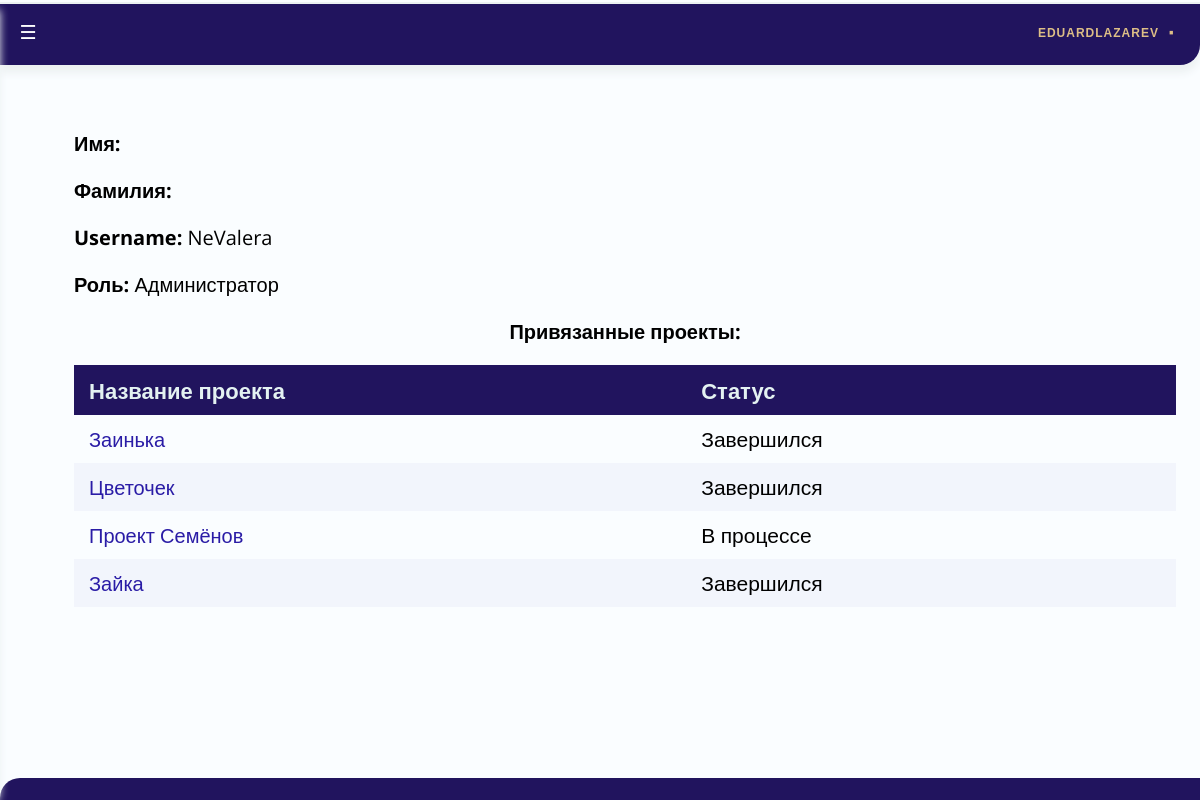
Page /TeleBot/user/11223344 (signed in) on the committed database.
### Users/models.py (models this page shows, shortened)
class User(AbstractUser):
	personal_token = models.UUIDField(default=uuid.uuid4, help_text="Unique ID for this particular book across whole library")
	telegram_id = models.BigIntegerField(primary_key=True, unique=True)
	def get_absolute_url(self):
		return reverse('user-detail', args=[str(self.telegram_id)])
	@property
	def get_role(self):
		if self.is_staff:
			return "Администратор"
		else:
			if self.is_active:
				return "Подтвержденный"
			else:
				return "Неподтвержденный"
	def is_verified(self):
		return (self.is_active) or (self.is_staff)

### Projects/models.py (models this page shows, shortened)
class Project(models.Model):
	name = models.CharField(unique = True, max_length=200)
	start_date = models.DateField(default = datetime.now, null=True, blank=True)
	end_date = models.DateField(null=True, blank=True)
	users = models.ManyToManyField(User)
	responsible_user = models.ForeignKey(User, related_name="responsible", on_delete=models.SET_NULL, null=True)
	def get_absolute_url(self):
		return reverse('project-detail', args=[str(self.id)])
	def status(self):
		if not self.start_date or date.today()< self.start_date:
			return 'Не начался'
		if self.end_date is None or self.start_date <= date.today() < self.end_date:
			return 'В процессе'
		if date.today() >= self.end_date:
			return 'Завершился'

### TeleBot/views.py (the view)
# urls.py: urlpatterns += [re_path(r'^user/(?P<pk>\d+)$',  user_passes_test(User.is_verified)(views.UserDetailView.as_view()), name='user-detail') ]
class UserDetailView(OwnerOnlyMixin, generic.DetailView):
	model = User

### TeleBot/views.py (called while the page is built)
    def dispatch(self, request, pk, *args, **kwargs):
        user_page = self.get_object()
        if request.user.telegram_id != user_page.telegram_id and not request.user.is_staff :
            return self.handle_no_permission()
        return super().dispatch(request, pk, *args, **kwargs)

### TeleBot/templates/Users/user_detail.html (shortened to what this page needs)
{% extends "base_generic.html" %}
{% block content %}
  <p font-size="24px" align="left"><b>Имя: </b>{{user.first_name }}<br></p>
  <p font-size="24px" align="left"><b>Фамилия: </b>{{user.last_name }}<br></p>
  <p font-size="24px" align="left"><b>Username: </b>{{user.username }}<br></p>
  <p font-size="24px" align="left"><b>Роль: </b>{{user.get_role}} <br></p>
	<p font-size="24px" align="center" color="#21145e" ><b>Привязанные проекты:</b><br></p>
    <table class="table">
    <thead>
    <tr>
			<th width = 25% onclick="sortTable(0)"  align=left>Название проекта</th>
			<th width = 20% onclick="sortTable(1)"  align=left>Статус</th>
	</tr>
    </thead>
    <tbody>
    {% for project in user.project_set.all|dictsort:"start_date" %}
    <tr>
		<td><a href="{{ project.get_absolute_url }}" class="reg" align=center>{{project.name}}</a></td>
        <td align=center>{{project.status}}</td>
    </tr>
	{% endfor %}
 </tbody>
    </table>
{% endblock %}

### TeleBot/templates/base_generic.html (shortened to what this page needs)
<!DOCTYPE html>
<html>
<head>
{% load static %}
</head>
<body>
<nav>
  <ul class="topmenu">
    &emsp;<li><a href="{{user.get_absolute_url}}" class="active">{{request.user.username}}</a>
    </li>
  </ul>
</nav>
<div class="navbar1">
  <a href="#wrong"></a>
</div>
<div id="main">
  {% block content %} {% endblock %}
</div>
{%if request.user.is_staff%}
	<nav class="nav">
        <label for="nav-toggle" class="nav-toggle" onclick></label>
    </nav>
{%endif%}
</body>
</html>

### TeleBot/templates/Users/user_detail.html (style rules this page uses)
.table { width: 100%; border: none; border-collapse: collapse; margin-bottom: 20px; }
.table thead th { font-weight: bold; text-align: left; border: none; color: #e4f2f2; padding: 10px 15px; background: #21145e; font-size: 22px; border-left: 0px solid #ddd; border-right: 0px solid #ddd; }
.table tbody td { text-align: left; border-left: 0px solid #ddd; border-right: 0px solid #ddd; padding: 10px 15px; font-size: 21px; vertical-align: top; color:#000; }
.table thead tr th:first-child, .table tbody tr td:first-child { border-left: 0px solid #21145e; }
.table thead tr th:last-child, .table tbody tr td:last-child { border-right: 0px solid #21145e; }
.table tbody tr:nth-child(even) { background: #f2f5fc; }
.reg { font-size: 20px; color: #2a1ca6; }
a { text-decoration: none; font-size: 22px; color: black; }

### rows in the picture
User: user.username "EDUARDLAZAREV"
User: username "NeValera", get_role "Администратор"
Project: name "Заинька", status "Завершился"
Project: name "Цветочек", status "Завершился"
Project: name "Проект Семёнов", status "В процессе"
Project: name "Зайка", status "Завершился"
